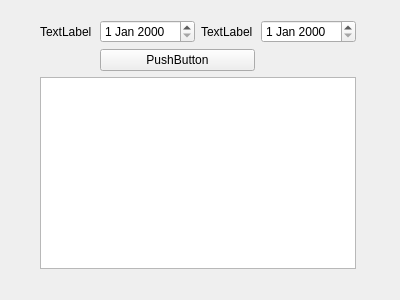
<?xml version="1.0" encoding="UTF-8"?>
<ui version="4.0">
 <class>RmtmwReqSelectForm</class>
 <widget class="QWidget" name="RmtmwReqSelectForm">
  <property name="geometry">
   <rect>
    <x>0</x>
    <y>0</y>
    <width>400</width>
    <height>300</height>
   </rect>
  </property>
  <property name="windowTitle">
   <string>Form</string>
  </property>
  <widget class="QWidget" name="">
   <property name="geometry">
    <rect>
     <x>40</x>
     <y>20</y>
     <width>316</width>
     <height>249</height>
    </rect>
   </property>
   <layout class="QGridLayout" name="gridLayout">
    <item row="0" column="0">
     <widget class="QLabel" name="label">
      <property name="text">
       <string>TextLabel</string>
      </property>
     </widget>
    </item>
    <item row="0" column="1">
     <widget class="QDateEdit" name="dateEdit"/>
    </item>
    <item row="0" column="2">
     <widget class="QLabel" name="label_2">
      <property name="text">
       <string>TextLabel</string>
      </property>
     </widget>
    </item>
    <item row="0" column="3">
     <widget class="QDateEdit" name="dateEdit_2"/>
    </item>
    <item row="1" column="1" colspan="2">
     <widget class="QPushButton" name="pushButton">
      <property name="text">
       <string>PushButton</string>
      </property>
     </widget>
    </item>
    <item row="2" column="0" colspan="4">
     <widget class="QTableWidget" name="tableWidget"/>
    </item>
   </layout>
  </widget>
 </widget>
 <resources/>
 <connections/>
</ui>
